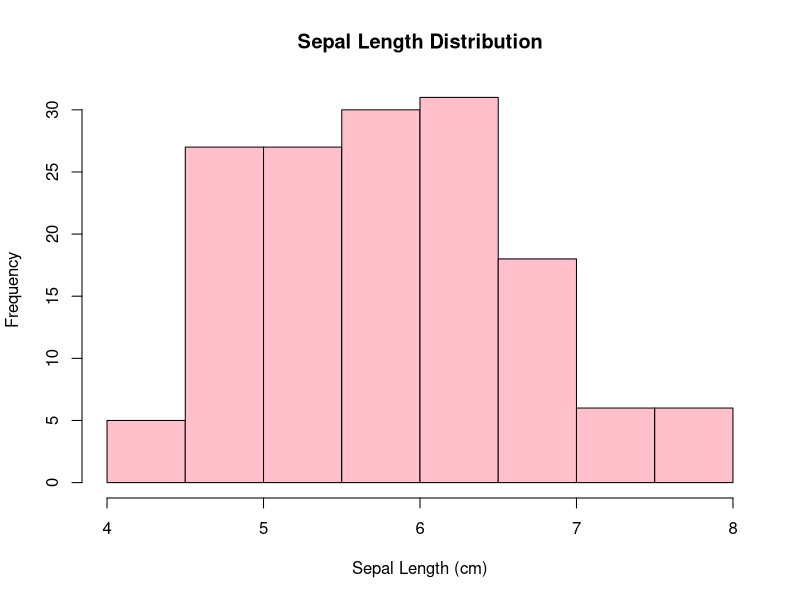
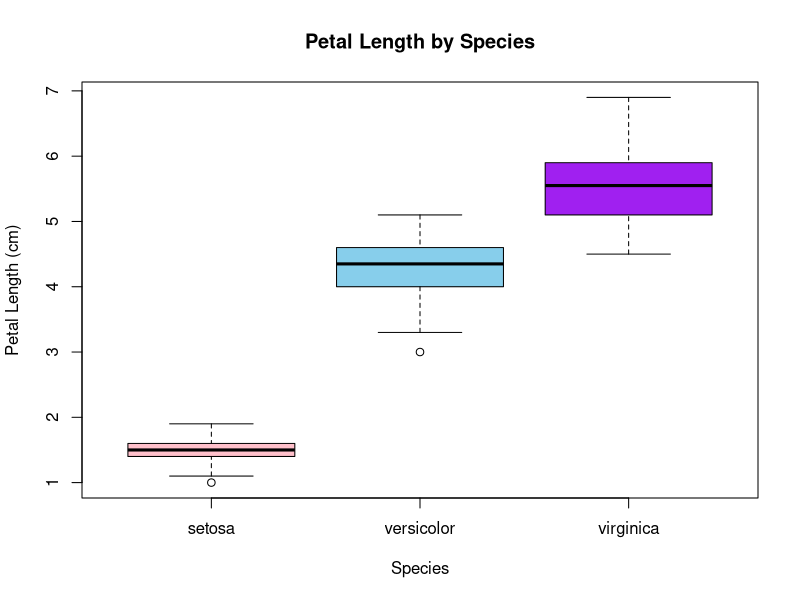

R code for these plots, in order:
## ---- chunk 1
library(tidyverse)
## ---- chunk 2
data(iris)
## ---- chunk 3
# Changing names of each column
colnames(iris) <- c("SepalLen", "SepalWid", "PetalLen", "PetalWid", "Species")
## ---- chunk 4
# checking  first few rows
head(iris)

arrange(iris, SepalLen)
arrange(iris, desc(SepalLen))
## ---- chunk 5
sapply(iris[,1:4], mean)
sapply(iris[,1:4], median)
sapply(iris[,1:4], var)
sapply(iris[,1:4], sd)
## ---- chunk 6
aggregate(SepalLen ~ Species, data=iris, FUN=mean)
aggregate(PetalWid ~ Species, data=iris, FUN=var)
## ---- chunk 7
hist(iris$SepalLen,
     main="Sepal Length Distribution",
     xlab="Sepal Length (cm)",
     col="pink",
     border="black")
## ---- chunk 8
boxplot(PetalLen ~ Species,
        data=iris,
        main="Petal Length by Species",
        ylab="Petal Length (cm)",
        col=c("pink","skyblue","purple"))
## ---- chunk 9
cor_matrix <- cor(iris[,1:4])
cor_matrix
